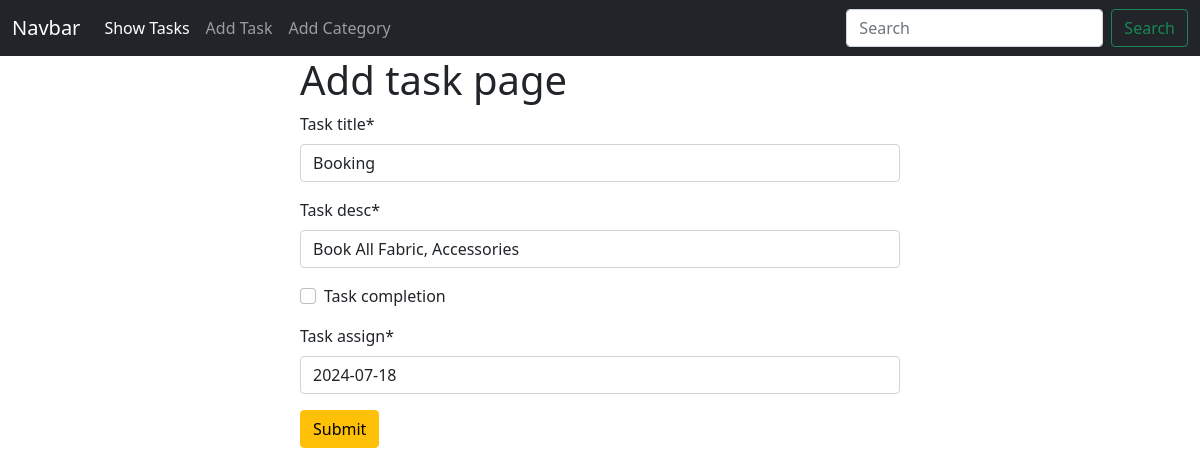
Screenshot of /tasks/edit/1 with the database file from the repository.
### task/models.py (models this page shows, shortened)
class Task(models.Model):
    task_title=models.CharField(max_length=12)
    task_desc=models.CharField(max_length=100)
    task_completion=models.BooleanField(default=False)
    task_assign=models.DateField()

### task/views.py (the view)
# urls.py: path('edit/<int:id>', views.edit_task, name='edit_task'),
def edit_task(request,id):
    task= models.Task.objects.get(pk=id)
    task_form = forms.TaskForm(instance=task)
    if request.method == 'POST':
        task_form = forms.TaskForm(request.POST, instance=task)
        if task_form.is_valid():
            task_form.save()
            return redirect('homepage')
    return render(request, 'add_task.html', {'form' : task_form})

### task/forms.py
class TaskForm(forms.ModelForm):
    class Meta:
        model=Task
        fields='__all__'

### task/templates/add_task.html (shortened to what this page needs)
{% extends 'base.html' %}
{%  load crispy_forms_tags %}
{% block content %}
<form style="width:50% ; margin : auto" method="post">
    <h1>Add task page</h1>
{{form | crispy}}
<button class="btn btn-warning">Submit</button>
</form>
{% endblock %}

### rows the page displays
Task: task_title "Booking", task_desc "Book All Fabric, Accessories", task_assign "2024-07-18"
